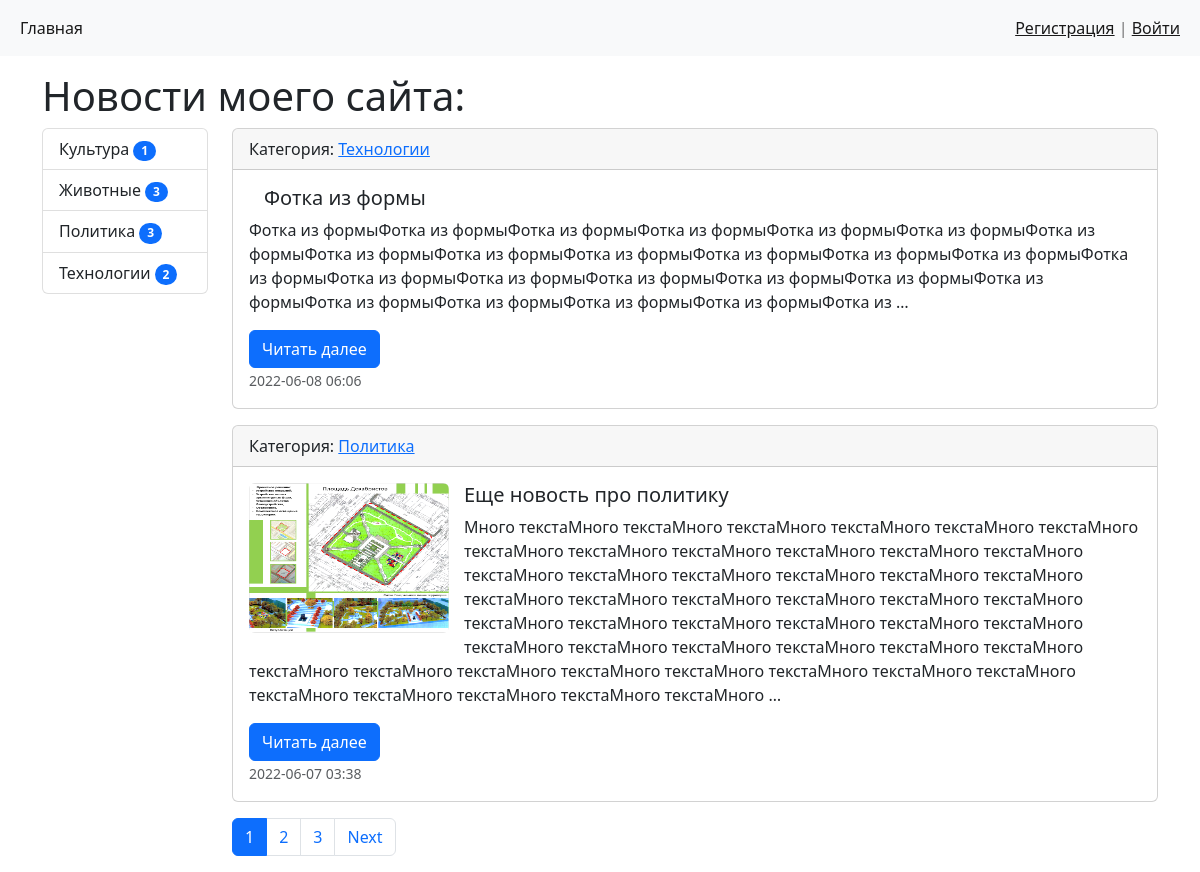
The page / on the database its author committed.
### news/models.py (models this page shows, shortened)
class Category(models.Model):
    title = models.CharField(max_length=150, db_index=True, verbose_name='Наименование категории')
    def get_absolute_url(self):
        return reverse_lazy('category', kwargs={'category_id': self.pk})
    def __str__(self):
        return self.title
    class Meta:
        verbose_name = 'Категория'
        verbose_name_plural = 'Категории'
        ordering = ['title']

class News(models.Model):
    title = models.CharField(max_length=150, verbose_name='Наименование')
    content = models.TextField(blank=True, verbose_name='Конетент')
    created_at = models.DateTimeField(auto_now_add=True, verbose_name='Дата загрузки')
    updated_at = models.DateTimeField(auto_now=True, verbose_name='Обновлено')
    photo = models.ImageField(upload_to='photo/%Y/%m/%d/', verbose_name='Фото', blank=True)
    is_published = models.BooleanField(default=True, verbose_name='Опубликовано')
    category = models.ForeignKey('Category', on_delete=models.PROTECT, null=True, verbose_name='Категория')
    cnt_views = models.IntegerField(default=0)
    def get_absolute_url(self):
        return reverse_lazy('read_more_button', kwargs={'pk': self.pk})
    class Meta:
        verbose_name = 'Новость'
        verbose_name_plural = 'Новости'
        ordering = ['-created_at']

### news/views.py (the view)
# urls.py: path('', views.HomeNews.as_view(), name='home'),
class HomeNews(ListView):
    paginate_by = 2
    model = News
    extra_context = {'title': 'Новости моего сайта'}
    def get_queryset(self):
        return News.objects.filter(is_published=True).select_related('category')

### news/templatetags/news_tags.py (called while the page is built)
@register.simple_tag(name='get_all_cat')
def get_categories():
    return Category.objects.annotate(cnt=Count('news', filter=F('news__is_published'))).filter(cnt__gt=0)

### news/templates/news/news_list.html (shortened to what this page needs)
{% extends 'base.html' %}
{% block title_h2 %}{{ block.super }}{% endblock %}
{% block sidebar %}{{ block.super }}{% endblock %}
{% block content %}
{% for item in object_list %}
<div class="card mb-3">
    <div class="card-header">
        {% if item.category %}
        Категория: <a href="{{ item.category.get_absolute_url }}">{{ item.category }}</a>
        {% else %}
        без категории
        {% endif %}
    </div>
    <div>
        <div class="card-body">
            <div class="media">
                {% if item.photo %}
                <img src="{{ item.photo.url }}" alt="--" width="200px" height="150px" class="rounded float-left">
                {% endif %}
            </div>
            <div class="media-body">
                <h5 class="card-title">{{ item.title }}</h5>
                <p class="card-text">{{ item.content | linebreaksbr | truncatewords:50 }}</p>
                <a href="{{ item.get_absolute_url }}" class="btn btn-primary">Читать далее</a>
                <p class="card-text"><small class="text-muted">{{ item.created_at | date:"Y-m-d H:i" }}</small></p>
            </div>
        </div>
    </div>
</div>
{% endfor %}
{% endblock %}

### templates/inc/_sidebar.html (shortened to what this page needs)
{% load news_tags %}
<div class="list-group">
    {% get_all_cat as categories %}
    {% for item in categories %}
    <a href="{{ item.get_absolute_url }}" class="list-group-item list-group-item-action">{{ item.title }}
        <span class="badge bg-primary rounded-pill">{{ item.cnt }}</span></a>
    {% endfor %}
</div>

### test_s/static/css/style.css (style rules this page uses)
.media { float: left; margin-right: 15px; margin-bottom: 15px; }

### rows shown on the page
Category: title "Культура", cnt "1"
Category: title "Животные", cnt "3"
Category: title "Политика", cnt "3"
Category: title "Технологии", cnt "2"
News: category "Технологии", title "Фотка из формы", content "Фотка из формыФотка из формыФотка из формыФотка из формыФотка из формыФотка из формыФотка из формыФотка из формыФотка из формыФотка из формыФотка из формыФотка из формыФотка из формыФотка из формыФотка из формыФотка из формыФотка из формыФотка из формыФотка из формыФотка из формыФотка из формыФотка из формыФотка из формыФотка из формыФотка из …", created_at "2022-06-08 06:06"
News: category "Политика", photo (picture), title "Еще новость про политику", content "Много текстаМного текстаМного текстаМного текстаМного текстаМного текстаМного текстаМного текстаМного текстаМного текстаМного текстаМного текстаМного текстаМного текстаМного текстаМного текстаМного текстаМного текстаМного текстаМного текстаМного текстаМного текстаМного текстаМного текстаМного текстаМного текстаМного текстаМного текстаМного текстаМного текстаМного текстаМного текстаМного текстаМного текстаМного текстаМного текстаМного текстаМного текстаМного текстаМного текстаМного текстаМного текстаМного текстаМного текстаМного текстаМного текстаМного текстаМного текстаМного текстаМного …", created_at "2022-06-07 03:38"

### other values the page prints
{{ title }} "Новости моего сайта"
{{ p }} "1"
{{ p }} "2" "3"
